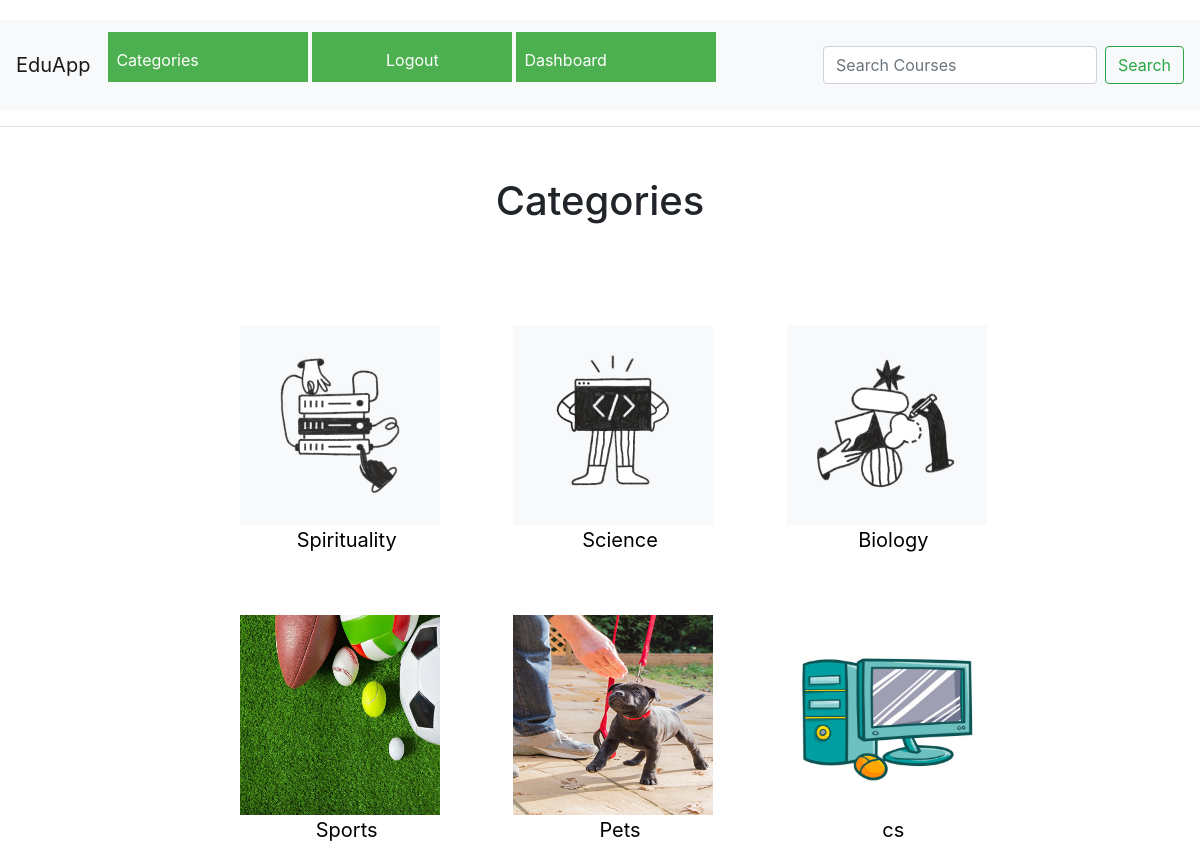
Page /categories/ (signed in) on the committed database.
### app1/models.py (models this page shows, shortened)
class Category(models.Model):
    name = models.CharField(max_length=150)
    slug = models.SlugField(max_length=50, null=True, blank=True)
    thumbnail = models.ImageField(upload_to='category_bgimage', null=True, blank=True)
    def __str__(self):
        return self.name
    def get_absolute_url(self):
        return reverse('categoryview', kwargs={'slug': self.slug})

### app1/views.py (the view)
# urls.py: path('categories/', views.categories, name='categories'),
def categories(request):
    categories = Category.objects.all()
    return render(request, 'app1/category.html', {'categories': categories, 'title': "Categories"})

### app1/templates/app1/category.html (shortened to what this page needs)
{% extends 'base_layout.html' %}
{% block content %}
<hr>
<h1 style="text-align: center;margin-top: 50px;margin-bottom: 50px;">Categories</h1>
<div class="categories-container">
    <div class="categories-list">
        <ul class="categories-ul">
            {% for category in categories %}
            <div>
                <a href="{{category.get_absolute_url}}" class="cat">
                    <div class="category-bgimage">
                        <img src="{{category.thumbnail.url}}" alt="Thumbnail" width="200" height="200">
                    </div>
                    <li style="text-align: center;font-size: 20px;"><a style="color: black;"
                                                                       href="{{category.get_absolute_url}}">{{category}}</a>
                    </li>
                </a>
            </div>
            {% endfor %}
        </ul>
    </div>
</div>
{% endblock %}

### app1/static/style.css (style rules this page uses)
* { box-sizing: border-box; }
body { height:100%; width:100%; padding:0%; margin:0%; }
body { margin-top:20px; }
.categories-list { width: 800px; }
.categories-container { display: flex; justify-content: center; margin-top: 100px; }
.categories-ul { display: grid; grid-template-columns: auto auto auto; gap: 60px; list-style-type: none; }

### rows in the picture
Category: thumbnail (picture), name "Spirituality"
Category: thumbnail (picture), name "Science"
Category: thumbnail (picture), name "Biology"
Category: thumbnail (picture), name "Sports"
Category: thumbnail (picture), name "Pets"
Category: thumbnail (picture), name "cs"
